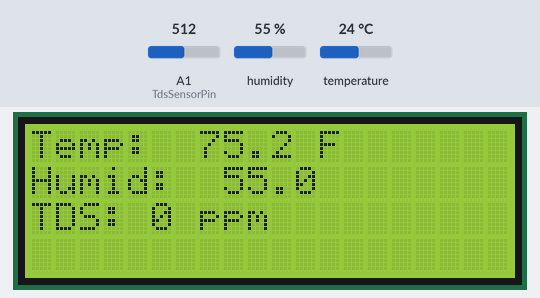
This sketch was run on a simulated Arduino Uno, built with avr-gcc and run on an emulated ATmega328P. On the bench: 20×4 character LCD. The test bench sets the inputs (shaded band); at power-on: humidity 55 %, temperature 24 °C, A1 (TdsSensorPin) = 512. What the sketch prints to the serial monitor is not drawn.

Above: at 1.2 s.
1.3 s: humidity set to 22 %
At 6.4 s:
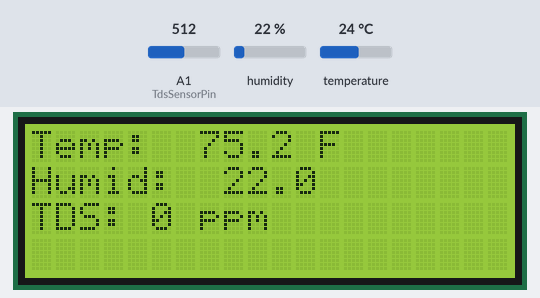
7.1 s: temperature set to 12 °C
At 12.2 s:
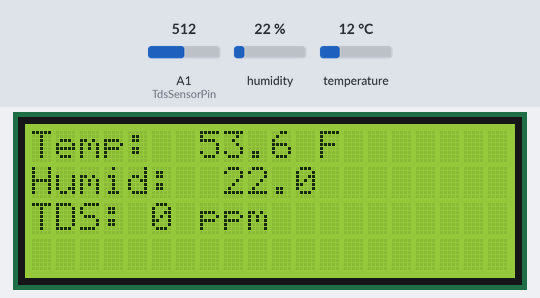
12.5 s: humidity set to 40 %
At 17.3 s:
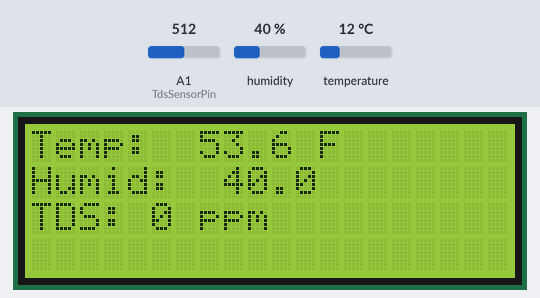
18.0 s: temperature set to 19 °C
At 23.4 s:
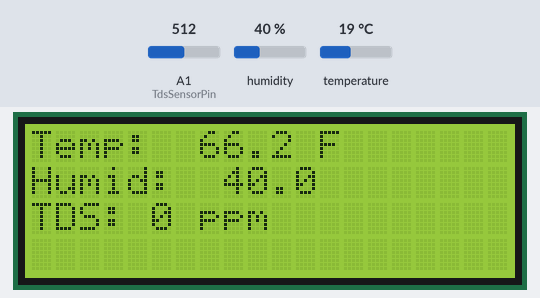
Timing chart, 0 to 24.5 s (numbered marks = the images above; inputs shaded):
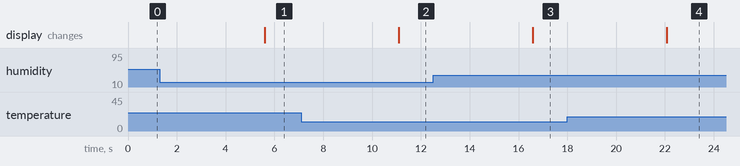

The sketch:

Hydroponics-Sensors.ino
```cpp
#include <DFRobot_DHT20.h>
#include <U8g2lib.h>
#include <LiquidCrystal_I2C.h>
#include <Wire.h>

#define TdsSensorPin A1
#define VREF 5.0              // Analog reference voltage(Volt) of the ADC
#define SCOUNT  30            // Sum of sample points

// Variables for TDS sensor
int analogBuffer[SCOUNT];      // Store the analog value in the array, read from ADC
int analogBufferTemp[SCOUNT];
int analogBufferIndex = 0;
int copyIndex = 0;
float averageVoltage = 0;
float tdsValue = 0;
float waterTemperature = 20;

DFRobot_DHT20 dht20;

// Reusable character arrays for temperature and humidity
char tbuffer[6];
char hbuffer[6];

LiquidCrystal_I2C lcd(0x27, 20, 4);

// Median filtering algorithm for smoothing readings
int getMedianNum(int bArray[], int iFilterLen){
  int bTab[iFilterLen];
  for (byte i = 0; i < iFilterLen; i++)
    bTab[i] = bArray[i];
  int i, j, bTemp;
  for (j = 0; j < iFilterLen - 1; j++) {
    for (i = 0; i < iFilterLen - j - 1; i++) {
      if (bTab[i] > bTab[i + 1]) {
        bTemp = bTab[i];
        bTab[i] = bTab[i + 1];
        bTab[i + 1] = bTemp;
      }
    }
  }
  if ((iFilterLen & 1) > 0) {
    bTemp = bTab[(iFilterLen - 1) / 2];
  } else {
    bTemp = (bTab[iFilterLen / 2] + bTab[iFilterLen / 2 - 1]) / 2;
  }
  return bTemp;
}

void setup() {
  // Initialize sensors and serial communication
  dht20.begin();
  Serial.begin(9600);
  pinMode(TdsSensorPin, INPUT);

  // Initialize LCD display
  lcd.begin();
  lcd.backlight();
}

void loop() {

  // TDS sensor readings (TBH I don't understand it that well, but it works...)
  static unsigned long analogSampleTimepoint = millis();
  if (millis() - analogSampleTimepoint > 40U) {
    analogSampleTimepoint = millis();
    analogBuffer[analogBufferIndex] = analogRead(TdsSensorPin); // Read the analog value from the sensor
    analogBufferIndex++;
    if (analogBufferIndex == SCOUNT) {
      analogBufferIndex = 0; // Reset the index when the buffer is full
    }
  }

  static unsigned long printTimepoint = millis();
  if (millis() - printTimepoint > 800U) {
    printTimepoint = millis();
    for (copyIndex = 0; copyIndex < SCOUNT; copyIndex++) {
      analogBufferTemp[copyIndex] = analogBuffer[copyIndex];

      // Read the analog value more stable by the median filtering algorithm, and convert to voltage value
      averageVoltage = getMedianNum(analogBufferTemp, SCOUNT) * (float)VREF / 1024.0;
      float compensationCoefficient = 1.0 + 0.02 * (waterTemperature - 25.0);
      float compensationVoltage = averageVoltage / compensationCoefficient;

      // Convert voltage value to TDS value using a formula
      tdsValue = (133.42 * compensationVoltage * compensationVoltage * compensationVoltage - 255.86 * compensationVoltage * compensationVoltage + 857.39 * compensationVoltage) * 0.5;

      // Print TDS value to the serial monitor
      Serial.print("TDS Value:");
      Serial.print(tdsValue, 0);
      Serial.println("ppm");
    }
  }

  // Display sensor readings on LCD
  lcd.clear();
  float t = dht20.getTemperature() * 9/5 + 32;  // Temperature
  float h = dht20.getHumidity();  // Humidity

  // Convert float to char arrays with reduced precision
  dtostrf(t, 5, 1, tbuffer);
  dtostrf(h, 5, 1, hbuffer);

  // Display temperature, humidity, and tds on LCD
  lcd.print(F("Temp: "));
  lcd.print(tbuffer);
  lcd.print(F(" F"));

  lcd.setCursor(0, 1);
  lcd.print(F("Humid: "));
  lcd.print(hbuffer);

  lcd.setCursor(0, 2);
  lcd.print(F("TDS: "));
  lcd.print(tdsValue, 0);
  lcd.print(F(" ppm"));

  // Delay for 5 seconds before the next loop iteration
  delay(5000);
}
```

Measured:
- after the input at 1.3 s, the display: changes after 4.3 s (image 1)
- after the input at 7.1 s, the display: changes after 4.0 s (image 2)
- after the input at 12.5 s, the display: changes after 4.1 s (image 3)
- after the input at 18.0 s, the display: changes after 4.1 s (image 4)
